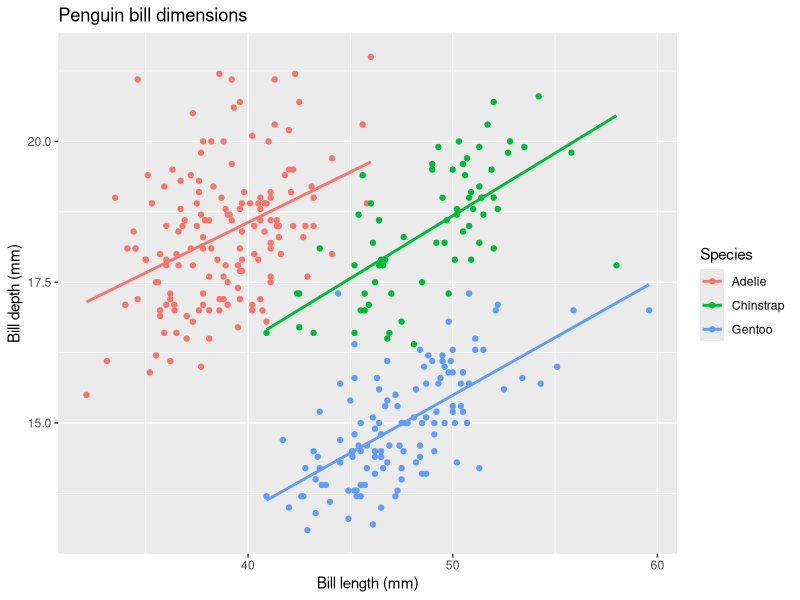
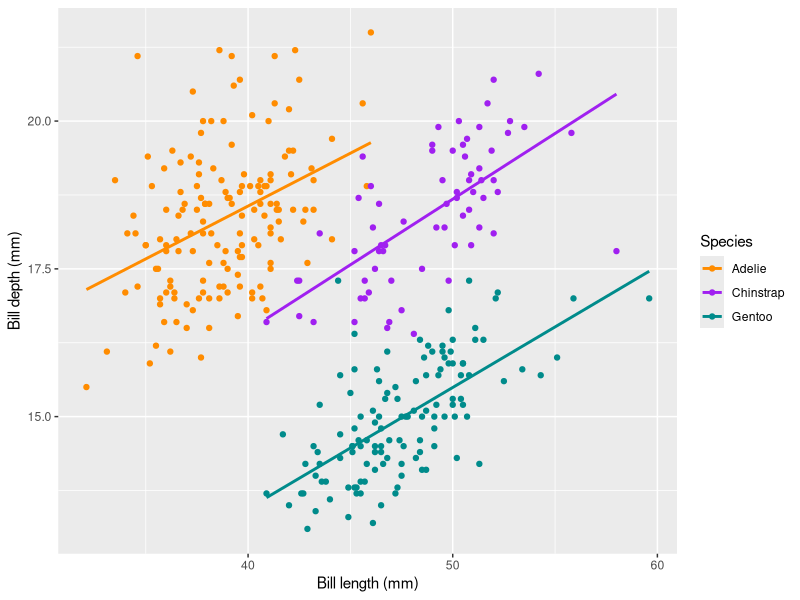
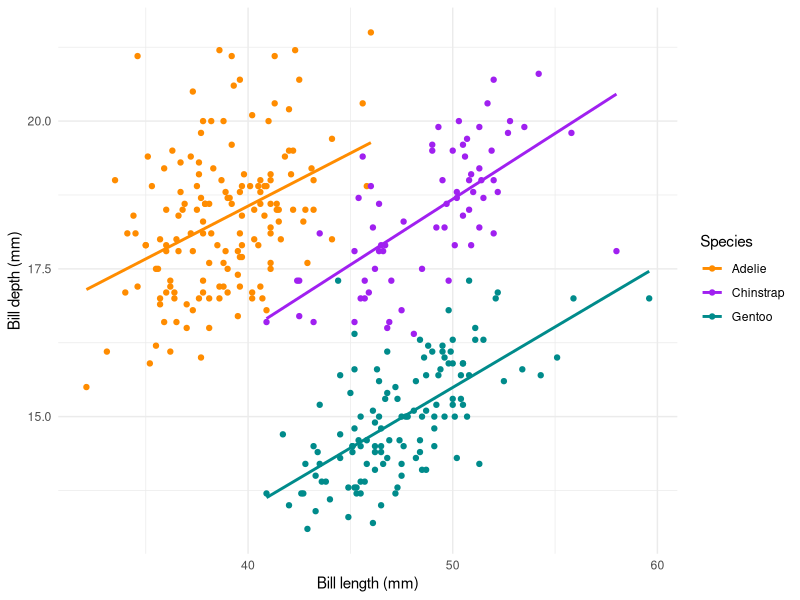
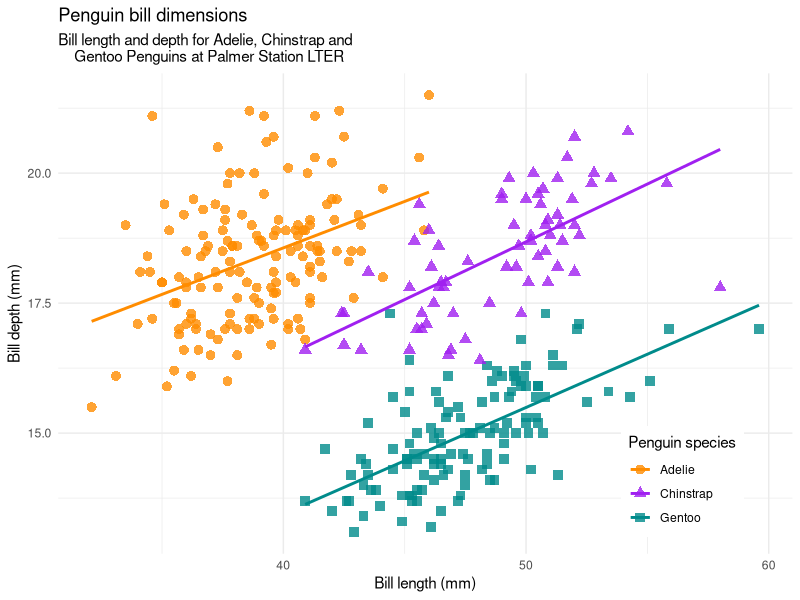
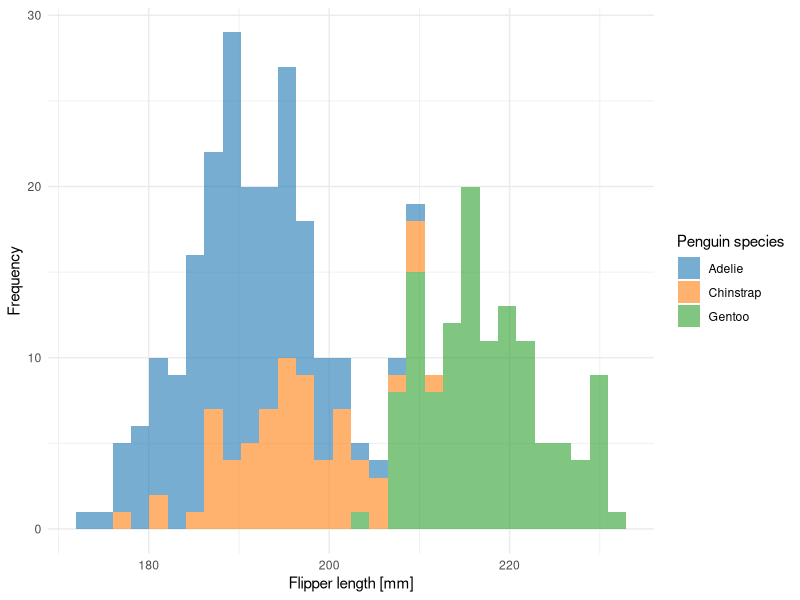
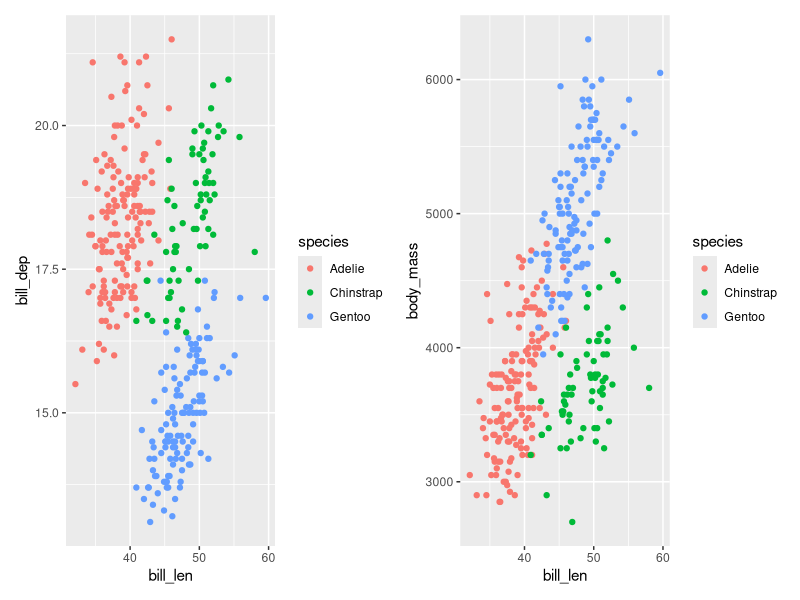
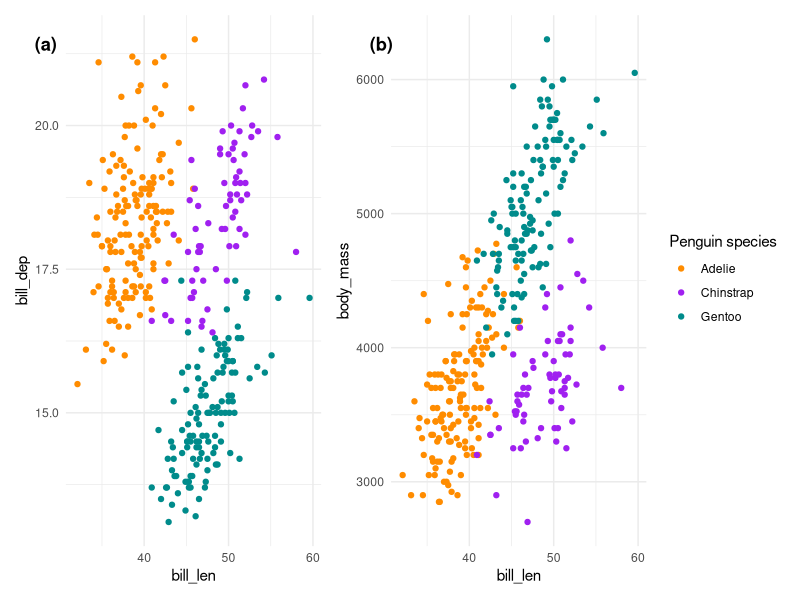

The R source for these figures, in order:
## ---- chunk 1
#| message: false
# install.packages("tidyverse")
library(tidyverse)
## ---- chunk 2
#| message: false
#| warning: false
ggplot(penguins, aes(
  x = bill_len,
  y = bill_dep,
  color = species
)) +
  geom_point() +
  geom_smooth(method = "lm", se = FALSE) +
  labs(
    title = "Penguin bill dimensions",
    x = "Bill length (mm)",
    y = "Bill depth (mm)",
    color = "Species"
  )
## ---- chunk 3
#| message: false
#| warning: false
ggplot(penguins, aes(
  x = bill_len,
  y = bill_dep,
  color = species
)) +
  geom_point() +
  geom_smooth(method = "lm", se = FALSE) +
  scale_color_manual(values = c("darkorange", "purple", "cyan4")) +
  labs(
    x = "Bill length (mm)",
    y = "Bill depth (mm)",
    color = "Species"
  )
## ---- chunk 4
#| message: false
#| warning: false
ggplot(penguins, aes(
  x = bill_len,
  y = bill_dep,
  color = species
)) +
  geom_point() +
  geom_smooth(method = "lm", se = FALSE) +
  scale_color_manual(values = c("darkorange", "purple", "cyan4")) +
  labs(
    x = "Bill length (mm)",
    y = "Bill depth (mm)",
    color = "Species"
  ) +
  theme_minimal()
## ---- chunk 5
#| warning: false
#| message: false
ggplot(
  data = penguins,
  aes(
    x = bill_len,
    y = bill_dep,
    color = species,
    shape = species
  )
) +
  geom_point(size = 3, alpha = 0.8) +
  geom_smooth(method = "lm", se = FALSE) +
  scale_color_manual(values = c("darkorange", "purple", "cyan4")) +
  labs(
    title = "Penguin bill dimensions",
    subtitle = "Bill length and depth for Adelie, Chinstrap and
    Gentoo Penguins at Palmer Station LTER",
    x = "Bill length (mm)",
    y = "Bill depth (mm)",
    color = "Penguin species",
    shape = "Penguin species"
  ) +
  theme_minimal() +
  theme(
    legend.position = c(0.85, 0.15),
    legend.background = element_rect(fill = "white", color = NA)
  )
## ---- chunk 6
# First save the plot in a variable
flipper_box <- ggplot(penguins, aes(species, flipper_len, color = species)) +
  geom_boxplot(width = 0.3) +
  geom_jitter(alpha = 0.5, position = position_jitter(width = 0.2, seed = 123)) +
  ggsci::scale_color_uchicago() +
  labs(x = "Species", y = "Flipper length (mm)") +
  theme_minimal() +
  theme(legend.position = "none")
## ---- chunk 7
ggplot(penguins, aes(x = flipper_len, fill = species)) +
  geom_histogram(alpha = 0.6) +
  ggsci::scale_fill_d3() +
  labs(
    y = "Frequency",
    x = "Flipper length [mm]",
    fill = "Penguin species"
  ) +
  theme_minimal()
## ---- chunk 8
#| warning: false
library(patchwork)
plot_1 <- ggplot(penguins, aes(
  x = bill_len, y = bill_dep,
  color = species
)) +
  geom_point()

plot_2 <- ggplot(penguins, aes(
  x = bill_len, y = body_mass,
  color = species
)) +
  geom_point()

# Simple combination of 2 plots in patchwork
plot_1 + plot_2
## ---- chunk 9
#| warning: false
# more complex combination with annotation and definition of shared layers
final_plot <- plot_1 + plot_2 +
  plot_layout(guides = "collect") +
  plot_annotation(tag_levels = "a", tag_prefix = "(", tag_suffix = ")") &
  theme_minimal() &
  scale_color_manual(values = c("darkorange", "purple", "cyan4")) &
  labs(
    color = "Penguin species"
  ) &
  theme(
    plot.tag.position = c(0.1, 0.95),
    plot.tag = element_text(face = "bold")
  )

final_plot
